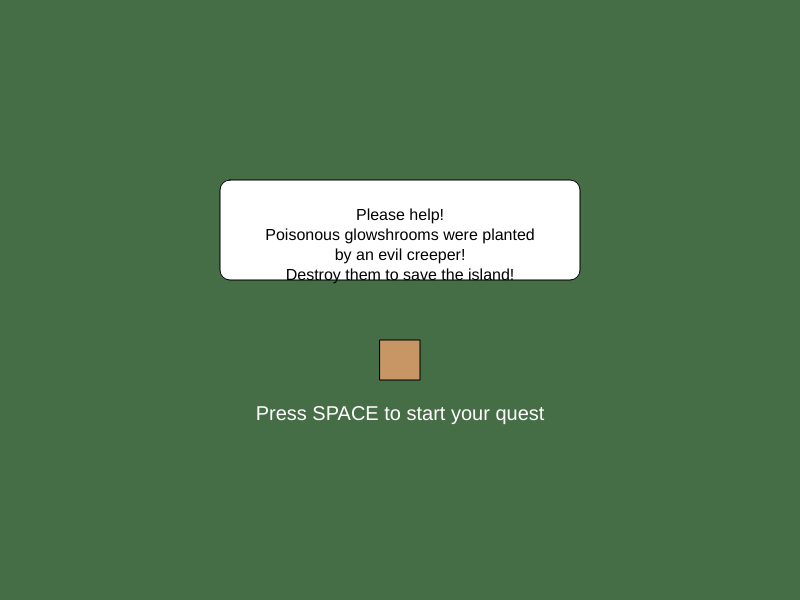
Frame 1 (no input)
Frame 60 (no input): identical to frame 1, image omitted
Frame 120 (the mouse pressed at the canvas centre since frame 60): identical to frame 1, image omitted

The p5.js sketch that drew this single still picture (run headless with seeded random() and noise() and a simulated clock; from frame 60 on, the mouse is pressed at the canvas centre):

// p5.js sketch
// ── sketch.js
// ===== GAME STATE =====
let gameState = "intro"; // intro or play

// ===== WORLD SETTINGS =====
let cols = 20;
let rows = 15;
let blockSize = 40;
let worldWidth = 200;

let world = [];
let offsetX = 0;

// ===== PLAYER =====
let player = {
  x: 100,
  y: 0,
  vx: 0,
  vy: 0,
  w: 28,
  h: 32
};

let onGround = false;

// ===== INVENTORY =====
let inventory = {
  mycelium: 0,
  wood: 0,
  mushroom: 0,
  glowshroom: 0,
  pickaxe: 0,
  axe: 0
};

let selectedTool = "hand";

// ===== GAME PROGRESS =====
let mushroomsCollected = 0;
let islandHealth = 0;
let goalReached = false;

// ===== MUSHROOM TYPES =====
let mushroomTypes = ["mushroom", "glowshroom"];

// ===== TREE TYPES =====
let treeTypes = ["treeTrunk", "treeLeaves"];

// ===== SETUP =====
function setup() {
  createCanvas(cols * blockSize, rows * blockSize);
  generateWorld();
  player.y = rows / 2 * blockSize;
}

// ===== SAFE BLOCK FUNCTIONS =====
function getBlock(x, y) {
  if (x < 0 || x >= worldWidth) return "air";
  if (y < 0 || y >= rows) return "air";
  return world[y][x];
}

function setBlock(x, y, type) {
  if (x < 0 || x >= worldWidth) return;
  if (y < 0 || y >= rows) return;
  world[y][x] = type;
}

// ===== WORLD GENERATION =====
function generateWorld() {
  world = [];
  let ground = floor(rows * 0.6);

  for (let y = 0; y < rows; y++) {
    let row = [];
    for (let x = 0; x < worldWidth; x++) {
      if (y > ground) row.push("mycelium");
      else row.push("air");
    }
    world.push(row);
  }

  // mushrooms
  for (let i = 0; i < 80; i++) {
    let x = floor(random(worldWidth));
    setBlock(x, ground - 1, random(mushroomTypes));
  }

  // trees
  for (let i = 0; i < 20; i++) {
    let x = floor(random(5, worldWidth - 5));
    createTree(x, ground - 1);
  }

  // villages
  for (let v = 0; v < 4; v++) {
    let vx = floor(random(10, worldWidth - 15));
    createVillage(vx, ground);
  }
}

// ===== TREES =====
function createTree(x, ground) {
  // trunk
  for (let h = 0; h < 3; h++) {
    setBlock(x, ground - h, "treeTrunk");
  }
  // leaves
  for (let dx = -1; dx <= 1; dx++) {
    for (let dy = 3; dy <= 4; dy++) {
      setBlock(x + dx, ground - dy, "treeLeaves");
    }
  }
}

// ===== VILLAGES =====
function createVillage(x, ground) {
  for (let i = 0; i < 3; i++) {
    createHouse(x + i * 6, ground);
  }
}

function createHouse(x, ground) {
  // floor
  for (let i = 0; i < 5; i++) {
    setBlock(x + i, ground, "floor");
  }
  // walls
  for (let y = 1; y <= 3; y++) {
    setBlock(x, ground - y, "wall");
    setBlock(x + 4, ground - y, "wall");
  }
  // roof
  for (let i = 0; i < 5; i++) {
    setBlock(x + i, ground - 4, "roof");
  }
  // door
  setBlock(x + 2, ground, "door");
}

// ===== DRAW LOOP =====
function draw() {
  background(80, 130, 80);

  if (gameState === "intro") {
    drawIntro();
  } else if (gameState === "play") {
    updatePlayer();
    offsetX = player.x / blockSize - cols / 2;
    offsetX = constrain(offsetX, 0, worldWidth - cols);

    drawWorld();
    drawPlayer();
    drawHUD();
    checkGoal();
  }
}

// ===== INTRO =====
function drawIntro() {
  background(70, 110, 70);
  // villager
  fill(200, 150, 100);
  rect(width / 2 - 20, height / 2 + 40, 40, 40);
  // speech bubble
  fill(255);
  rect(width / 2 - 180, height / 2 - 120, 360, 100, 10);
  fill(0);
  textAlign(CENTER);
  textSize(16);
  text(
    "Please help!\nPoisonous glowshrooms were planted\nby an evil creeper!\nDestroy them to save the island!",
    width / 2,
    height / 2 - 80
  );
  fill(255);
  textSize(20);
  text("Press SPACE to start your quest", width / 2, height / 2 + 120);
}

// ===== PLAYER MOVEMENT =====
function updatePlayer() {
  let accel = 0.4;
  let friction = 0.85;
  let gravity = 0.6;

  if (keyIsDown(LEFT_ARROW)) player.vx -= accel;
  if (keyIsDown(RIGHT_ARROW)) player.vx += accel;

  player.vx *= friction;
  player.vx = constrain(player.vx, -4, 4);

  player.vy += gravity;

  player.x += player.vx;
  player.y += player.vy;

  handleCollision();
}

// ===== COLLISION =====
function handleCollision() {
  let px = floor(player.x / blockSize);
  let py = floor((player.y + player.h) / blockSize);
  if (getBlock(px, py) !== "air") {
    player.y = py * blockSize - player.h;
    player.vy = 0;
    onGround = true;
  } else {
    onGround = false;
  }
}

// ===== KEY PRESSES =====
function keyPressed() {
  // START GAME
  if (gameState === "intro" && keyCode === 32) {
    gameState = "play";
    return;
  }

  // jump
  if (keyCode === UP_ARROW && onGround) {
    player.vy = -10;
  }

  // tool select
  if (key === "1") selectedTool = "hand";
  if (key === "2") selectedTool = "pickaxe";
  if (key === "3") selectedTool = "axe";

  // crafting
  if (key === "c") craftMenu();
}

// ===== BLOCK HARVEST =====
function mousePressed() {
  let x = floor(mouseX / blockSize) + floor(offsetX);
  let y = floor(mouseY / blockSize);

  let block = getBlock(x, y);

  if (block === "mycelium") {
    inventory.mycelium++;
    setBlock(x, y, "air");
  }

  if (block === "mushroom") {
    inventory.mushroom++;
    mushroomsCollected++;
    islandHealth += 5;
    setBlock(x, y, "air");
  }

  if (block === "glowshroom") {
    inventory.glowshroom++;
    mushroomsCollected++;
    islandHealth += 8;
    setBlock(x, y, "air");
  }

  if (block === "treeTrunk") {
    inventory.wood++;
    setBlock(x, y, "air");
  }

  if (block === "treeLeaves") {
    inventory.wood++;
    setBlock(x, y, "air");
  }
}

// ===== CRAFTING =====
function craftMenu() {
  let crafted = false;
  if (inventory.wood >= 3 && inventory.mycelium >= 2 && inventory.pickaxe === 0) {
    inventory.pickaxe = 1;
    inventory.wood -= 3;
    inventory.mycelium -= 2;
    crafted = true;
  }
  if (inventory.wood >= 3 && inventory.axe === 0) {
    inventory.axe = 1;
    inventory.wood -= 3;
    crafted = true;
  }
  if (crafted) {
    console.log("Crafting successful!");
  } else {
    console.log("Not enough resources to craft.");
  }
}

// ===== DRAW WORLD =====
function drawWorld() {
  for (let y = 0; y < rows; y++) {
    for (let x = 0; x < worldWidth; x++) {
      let block = getBlock(x, y);
      let screenX = (x - offsetX) * blockSize;
      if (screenX < -40 || screenX > width + 40) continue;

      if (block === "mycelium") {
        fill(160, 120, 180);
        rect(screenX, y * blockSize, blockSize, blockSize);
      }
      if (block === "mushroom") {
        fill(255, 0, 200);
        ellipse(screenX + 20, y * blockSize + 20, 30, 25);
      }
      if (block === "glowshroom") {
        fill(0, 255, 255);
        ellipse(screenX + 20, y * blockSize + 20, 30, 25);
      }
      if (block === "treeTrunk") {
        fill(120, 60, 20);
        rect(screenX, y * blockSize, blockSize, blockSize);
      }
      if (block === "treeLeaves") {
        fill(30, 200, 30);
        rect(screenX, y * blockSize, blockSize, blockSize);
      }
      if (block === "wall") {
        fill(120, 80, 60);
        rect(screenX, y * blockSize, blockSize, blockSize);
      }
      if (block === "roof") {
        fill(180, 60, 60);
        triangle(screenX, y * blockSize + 40, screenX + 40, y * blockSize + 40, screenX + 20, y * blockSize);
      }
      if (block === "floor") {
        fill(140, 100, 80);
        rect(screenX, y * blockSize, blockSize, blockSize);
      }
      if (block === "door") {
        fill(90, 50, 20);
        rect(screenX + 10, y * blockSize, 20, 40);
      }
    }
  }
}

// ===== PLAYER DRAW =====
function drawPlayer() {
  fill(255, 200, 0);
  rect(width / 2 - player.w / 2, player.y, player.w, player.h);
}

// ===== HUD =====
function drawHUD() {
  fill(255);
  textSize(14);
  text("Mushrooms: " + mushroomsCollected, 10, 20);
  text("Island Health: " + islandHealth, 10, 40);
  text("Tool: " + selectedTool, 10, 60);
  text("Inventory:", 10, 90);
  text("Mycelium " + inventory.mycelium, 10, 110);
  text("Glowshroom " + inventory.glowshroom, 10, 130);
  text("Wood " + inventory.wood, 10, 150);
  text("Pickaxe " + inventory.pickaxe, 10, 170);
  text("Axe " + inventory.axe, 10, 190);
  text("Press C to craft", 10, 210);
}

// ===== GOAL CHECK =====
function checkGoal() {
  if (mushroomsCollected >= 10 && islandHealth >= 100) {
    goalReached = true;
    fill(0, 200);
    rect(0, 0, width, height);
    fill(255);
    textSize(40);
    textAlign(CENTER);
    text("Island Restored!", width / 2, height / 2);
  }
}
